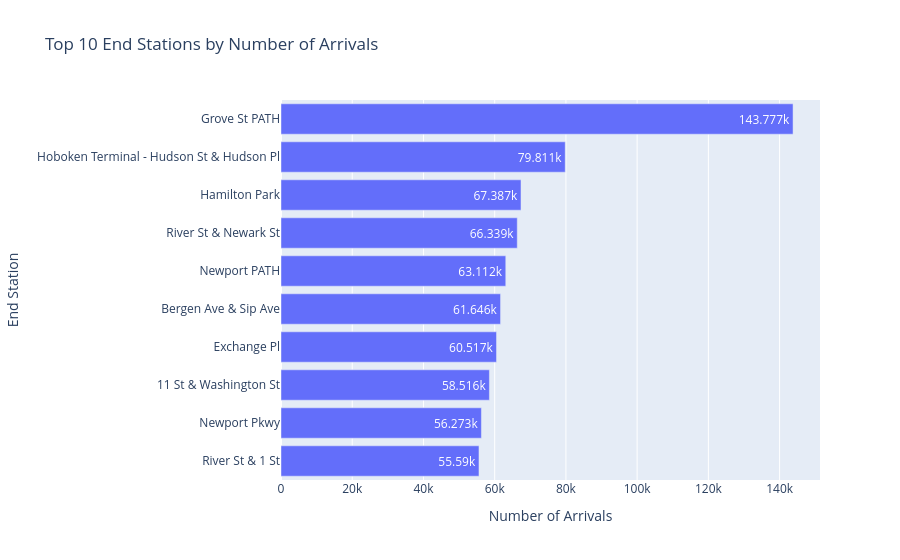

Write notebook code for a chart like this one.
### Code cell
fig = px.bar(
    top_end_stations.sort_values("number_of_arrivals"),
    x="number_of_arrivals",
    y="end_station_name",
    orientation="h",
    title="Top 10 End Stations by Number of Arrivals",
    text_auto=True
)

fig.update_layout(
    xaxis_title="Number of Arrivals",
    yaxis_title="End Station"
)

fig.show()

### Figure 1 — Plotly figure (JSON) as saved in the notebook; plotly's stock layout.template omitted (floating-point values rounded to 4 significant figures)
{"data": [{"hovertemplate": "number_of_arrivals=%{x}<br>end_station_name=%{y}<extra></extra>", "legendgroup": "", "marker": {"color": "#636efa", "pattern": {"shape": ""}}, "name": "", "orientation": "h", "showlegend": false, "textposition": "auto", "texttemplate": "%{x}", "type": "bar", "x": [55590, 56273, 58516, 60517, 61646, 63112, 66339, 67387, 79811, 143777], "xaxis": "x", "y": ["River St & 1 St", "Newport Pkwy", "11 St & Washington St", "Exchange Pl", "Bergen Ave & Sip Ave", "Newport PATH", "River St & Newark St", "Hamilton Park", "Hoboken Terminal - Hudson St & Hudson Pl", "Grove St PATH"], "yaxis": "y"}], "layout": {"barmode": "relative", "legend": {"tracegroupgap": 0}, "title": {"text": "Top 10 End Stations by Number of Arrivals"}, "xaxis": {"anchor": "y", "domain": [0, 1], "title": {"text": "Number of Arrivals"}}, "yaxis": {"anchor": "x", "domain": [0, 1], "title": {"text": "End Station"}}}}
